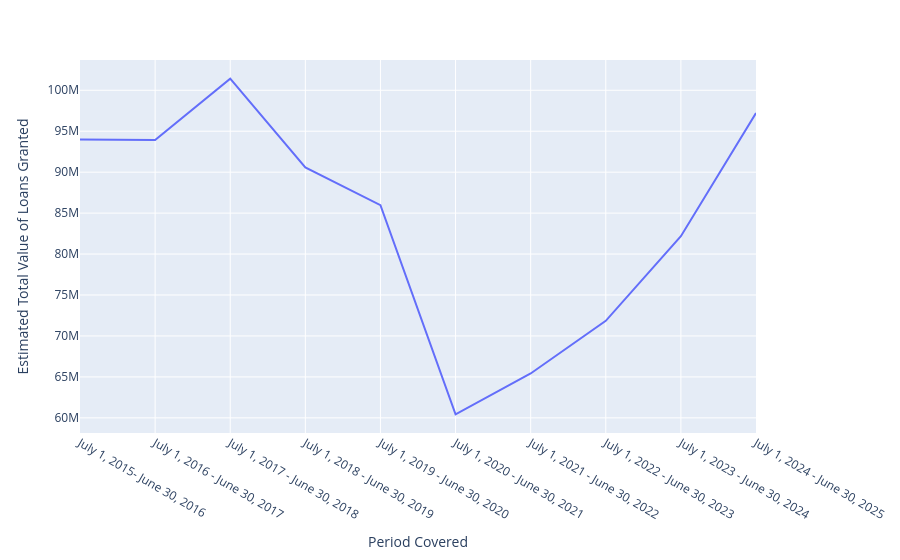

Source (notebook cell):
### Code cell
fig = px.line(df, x = 'Period Covered', y = 'Estimated Total Value of Loans Granted')
fig.show()

### Figure 1 — Plotly figure (JSON) as saved in the notebook; plotly's stock layout.template omitted (floating-point values rounded to 4 significant figures)
{"data": [{"hovertemplate": "Period Covered=%{x}<br>Estimated Total Value of Loans Granted=%{y}<extra></extra>", "legendgroup": "", "line": {"color": "#636efa", "dash": "solid"}, "marker": {"symbol": "circle"}, "mode": "lines", "name": "", "orientation": "v", "showlegend": false, "type": "scatter", "x": ["July 1, 2015- June 30, 2016", "July 1, 2016 - June 30, 2017", "July 1, 2017 - June 30, 2018", "July 1, 2018 - June 30, 2019", "July 1, 2019 - June 30, 2020", "July 1, 2020 - June 30, 2021", "July 1, 2021 - June 30, 2022", "July 1, 2022 - June 30, 2023", "July 1, 2023 - June 30, 2024", "July 1, 2024 - June 30, 2025"], "xaxis": "x", "y": [94000000.0, 93930000.0, 101400000.0, 90580000.0, 85980000.0, 60430000.0, 65420000.0, 71850000.0, 82180000.0, 97220000.0], "yaxis": "y"}], "layout": {"legend": {"tracegroupgap": 0}, "margin": {"t": 60}, "xaxis": {"anchor": "y", "domain": [0, 1], "title": {"text": "Period Covered"}}, "yaxis": {"anchor": "x", "domain": [0, 1], "title": {"text": "Estimated Total Value of Loans Granted"}}}}
